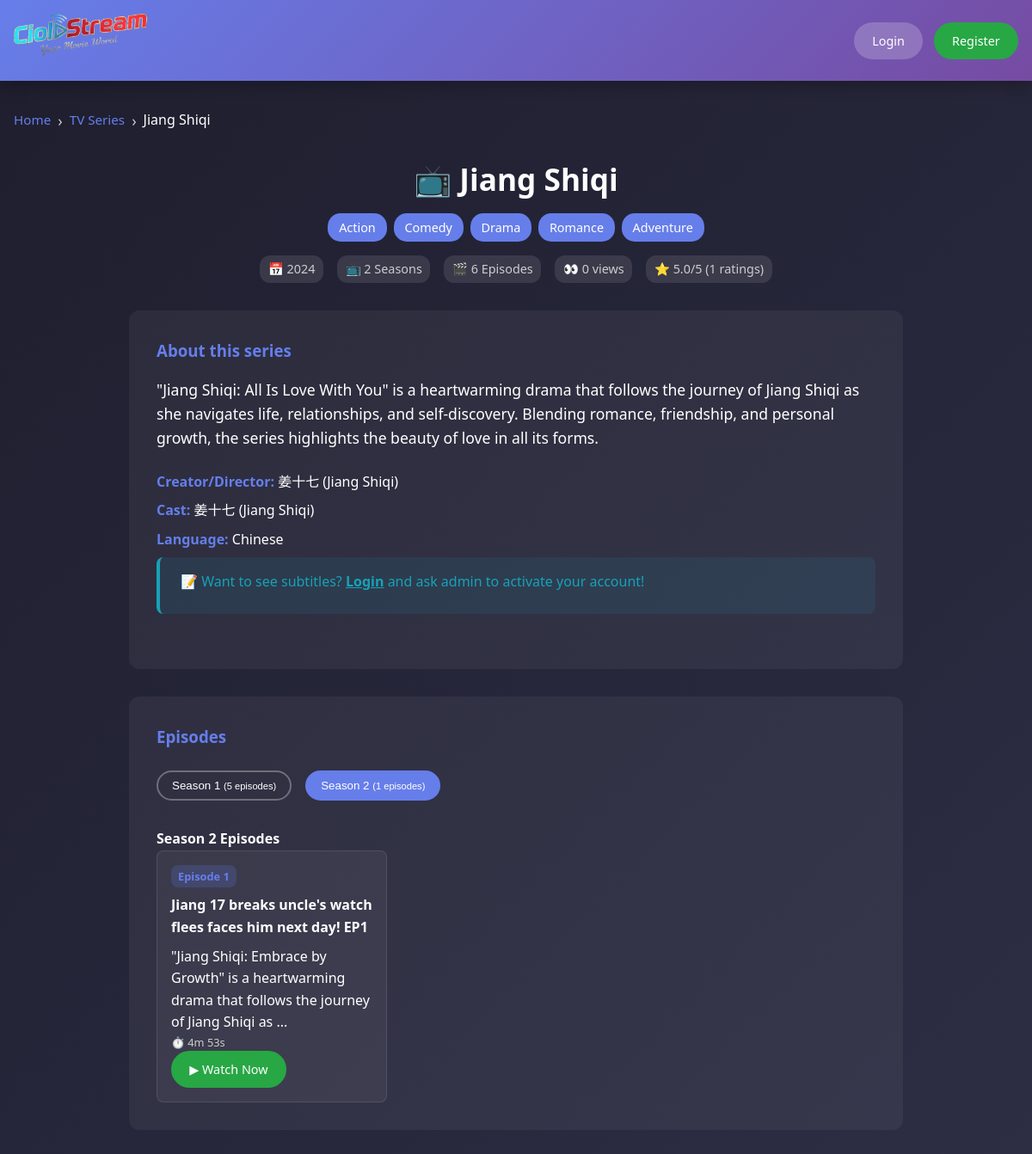
The page /series.php?id=4&season=2 on the database its author committed.
### tables this page shows
CREATE TABLE `series` (
  `id` int NOT NULL AUTO_INCREMENT,
  `title` varchar(255) NOT NULL,
  `description` text,
  `thumbnail_url` varchar(500) DEFAULT NULL,
  `release_year` year DEFAULT NULL,
  `imdb_rating` decimal(3,1) DEFAULT NULL,
  `language` varchar(50) DEFAULT 'English',
  `director` varchar(100) DEFAULT NULL,
  `cast` text,
  `tags` varchar(500) DEFAULT NULL,
  `view_count` int DEFAULT '0',
  `featured` tinyint(1) DEFAULT '0',
  `status` enum('active','inactive','coming_soon') DEFAULT 'active',
  `created_at` timestamp NULL DEFAULT CURRENT_TIMESTAMP,
  `updated_at` timestamp NULL DEFAULT CURRENT_TIMESTAMP ON UPDATE CURRENT_TIMESTAMP,
  PRIMARY KEY (`id`)
);

CREATE TABLE `seasons` (
  `id` int NOT NULL AUTO_INCREMENT,
  `series_id` int NOT NULL,
  `season_number` int NOT NULL,
  `title` varchar(255) DEFAULT NULL,
  `description` text,
  `thumbnail_url` varchar(500) DEFAULT NULL,
  `release_year` year DEFAULT NULL,
  `episode_count` int DEFAULT '0',
  `status` enum('active','inactive') DEFAULT 'active',
  `created_at` timestamp NULL DEFAULT CURRENT_TIMESTAMP,
  PRIMARY KEY (`id`),
  UNIQUE KEY `unique_series_season` (`series_id`,`season_number`),
  CONSTRAINT `seasons_ibfk_1` FOREIGN KEY (`series_id`) REFERENCES `series` (`id`) ON DELETE CASCADE
);

CREATE TABLE `videos` (
  `id` int NOT NULL AUTO_INCREMENT,
  `title` varchar(255) NOT NULL,
  `content_type` enum('movie','episode') DEFAULT 'movie',
  `series_id` int DEFAULT NULL,
  `season_id` int DEFAULT NULL,
  `episode_number` int DEFAULT NULL,
  `genre` varchar(100) NOT NULL,
  `youtube_id` varchar(50) NOT NULL,
  `description` text,
  `thumbnail_url` varchar(500) DEFAULT NULL,
  `duration_seconds` int DEFAULT '0',
  `release_year` year DEFAULT NULL,
  `imdb_rating` decimal(3,1) DEFAULT NULL,
  `language` varchar(50) DEFAULT 'English',
  `director` varchar(100) DEFAULT NULL,
  `cast` text,
  `tags` varchar(500) DEFAULT NULL,
  `view_count` int DEFAULT '0',
  `featured` tinyint(1) DEFAULT '0',
  `status` enum('active','inactive','coming_soon') DEFAULT 'active',
  `created_at` timestamp NULL DEFAULT CURRENT_TIMESTAMP,
  `updated_at` timestamp NULL DEFAULT CURRENT_TIMESTAMP ON UPDATE CURRENT_TIMESTAMP,
  PRIMARY KEY (`id`),
  UNIQUE KEY `unique_episode` (`series_id`,`season_id`,`episode_number`),
  KEY `idx_videos_content_type` (`content_type`),
  KEY `idx_videos_series` (`series_id`),
  KEY `idx_videos_season` (`season_id`),
  KEY `idx_videos_genre` (`genre`),
  KEY `idx_videos_status` (`status`),
  KEY `idx_videos_featured` (`featured`),
  CONSTRAINT `videos_ibfk_1` FOREIGN KEY (`series_id`) REFERENCES `series` (`id`) ON DELETE CASCADE,
  CONSTRAINT `videos_ibfk_2` FOREIGN KEY (`season_id`) REFERENCES `seasons` (`id`) ON DELETE CASCADE
);

### public/series.php (the view, shortened to what this page needs)
<?php
require_once '../config/database.php';
require_once '../includes/functions.php';
$series_id = isset($_GET['id']) ? (int)$_GET['id'] : 0;
$selected_season = isset($_GET['season']) ? (int)$_GET['season'] : 1;
$current_user = getCurrentUserSession($pdo);
$user_id = $current_user ? $current_user['user_id'] : null;
$user_status = $current_user ? $current_user['status'] : null;
$username = $current_user ? $current_user['username'] : null;
$expiry_date = $current_user ? $current_user['expiry_date'] : null;
try {
    $stmt = $pdo->prepare("
        SELECT s.*,
               COALESCE(AVG(r.rating), 0) as avg_rating,
               COUNT(r.rating) as rating_count,
               s.view_count
        FROM series s
        LEFT JOIN ratings r ON s.id = r.series_id
        WHERE s.id = ? AND s.status = 'active'
        GROUP BY s.id
    ");
    $stmt->execute([$series_id]);
    $series = $stmt->fetch();
} catch (Exception $e) {
    error_log("Error loading series: " . $e->getMessage());
    header('Location: index.php');
    exit;
}
try {
    $stmt = $pdo->prepare("
        SELECT GROUP_CONCAT(g.name SEPARATOR ', ') as genres
        FROM series_genres sg
        JOIN genres g ON sg.genre_id = g.id
        WHERE sg.series_id = ?
    ");
    $stmt->execute([$series_id]);
    $genre_result = $stmt->fetch();
    $series['genres'] = $genre_result ? $genre_result['genres'] : '';
} catch (Exception $e) {
    error_log("Error loading series genres: " . $e->getMessage());
    $series['genres'] = '';
}
try {
    $stmt = $pdo->prepare("
        SELECT s.*,
               COUNT(v.id) as episode_count
        FROM seasons s
        LEFT JOIN videos v ON s.id = v.season_id AND v.status = 'active' AND v.content_type = 'episode'
        WHERE s.series_id = ?
        GROUP BY s.id
        ORDER BY s.season_number
    ");
    $stmt->execute([$series_id]);
    $seasons = $stmt->fetchAll();
} catch (Exception $e) {
    error_log("Error loading seasons: " . $e->getMessage());
    $seasons = [];
}
$series['seasons'] = [];
foreach ($seasons as $season) {
    try {
        if ($user_id) {
            $episode_query = "
                SELECT v.*,
                       COALESCE(AVG(r.rating), 0) as avg_rating,
                       up.progress_seconds,
                       up.completed,
                       up.last_watched
                FROM videos v
                LEFT JOIN ratings r ON v.id = r.video_id
                LEFT JOIN user_progress up ON v.id = up.video_id AND up.user_id = ?
                WHERE v.season_id = ? AND v.status = 'active' AND v.content_type = 'episode'
                GROUP BY v.id, up.progress_seconds, up.completed, up.last_watched
                ORDER BY v.episode_number";
            $stmt = $pdo->prepare($episode_query);
            $stmt->execute([$user_id, $season['id']]);
        } else {
            $episode_query = "
                SELECT v.*,
                       COALESCE(AVG(r.rating), 0) as avg_rating
                FROM videos v
                LEFT JOIN ratings r ON v.id = r.video_id
                WHERE v.season_id = ? AND v.status = 'active' AND v.content_type = 'episode'
                GROUP BY v.id
                ORDER BY v.episode_number";
            $stmt = $pdo->prepare($episode_query);
            $stmt->execute([$season['id']]);
        }
        $season['episodes'] = $stmt->fetchAll();
        $series['seasons'][] = $season;
    } catch (Exception $e) {
        error_log("Error loading episodes for season {$season['id']}: " . $e->getMessage());
        $season['episodes'] = [];
        $series['seasons'][] = $season;
    }
}
$current_season = null;
foreach ($series['seasons'] as $season) {
    if ($season['season_number'] == $selected_season) {
        $current_season = $season;
        break;
    }
}
?>
<!DOCTYPE html>
<html lang="en">
<head>
    <link rel="stylesheet" href="../assets/css/style.css">
</head>
<body>
    <header>
        <nav class="navbar">
            <div class="nav-container">
                <div class="logo">
                    <a href="index.php">
                        <img src="../img/logo.png" alt="CiolStream" style="height: 50px; width: auto;">
                    </a>
                </div>
                <div class="nav-links">
                    <?php if ($username): ?>
                        <span class="welcome">Welcome, <?php echo htmlspecialchars($username); ?></span>
                        <span class="status status-<?php echo $user_status; ?>">
                            <?php echo ucfirst($user_status); ?> Member
                        </span>
                        <?php if ($expiry_date && $user_status === 'active'): ?>
                            <span class="expiry">Until: <?php echo date('M d, Y', strtotime($expiry_date)); ?></span>
                        <?php endif; ?>
                        <a href="../user/dashboard.php" class="btn">Dashboard</a>
                        <a href="../logout.php" class="btn">Logout</a>
                    <?php else: ?>
                        <a href="../login.php" class="btn">Login</a>
                        <a href="../register.php" class="btn btn-primary">Register</a>
                    <?php endif; ?>
                </div>
            </div>
        </nav>
    </header>
    <main>
        <div class="container">
            <?php
            $breadcrumbs = [
                ['title' => 'Home', 'url' => 'index.php'],
                ['title' => 'TV Series', 'url' => 'index.php?type=series'],
                ['title' => $series['title']]
            ];
            echo generateBreadcrumbs($breadcrumbs);
            ?>
            <div class="video-section">
                <div class="video-header">
                    <h1>📺 <?php echo htmlspecialchars($series['title']); ?></h1>
                    <div class="video-meta">
                        <span class="genre-tags">
                            <?php
                            if ($series['genres']) {
                                $genres = explode(', ', $series['genres']);
                                foreach ($genres as $genre):
                            ?>
                                <span class="genre-tag"><?php echo htmlspecialchars($genre); ?></span>
                            <?php endforeach; } ?>
                        </span>
                        <div class="video-info-row">
                            <?php if ($series['release_year']): ?>
                                <span class="info-item">📅 <?php echo $series['release_year']; ?></span>
                            <?php endif; ?>
                            <span class="info-item">📺 <?php echo count($series['seasons']); ?> Season<?php echo count($series['seasons']) != 1 ? 's' : ''; ?></span>
                            <?php
                            $total_episodes = 0;
                            foreach ($series['seasons'] as $season) {
                                $total_episodes += count($season['episodes']);
                            }
                            ?>
                            <span class="info-item">🎬 <?php echo $total_episodes; ?> Episodes</span>
                            <span class="info-item">👀 <?php echo number_format($series['view_count']); ?> views</span>
                            <?php if ($series['avg_rating'] > 0): ?>
                                <span class="info-item">⭐ <?php echo number_format($series['avg_rating'], 1); ?>/5 (<?php echo $series['rating_count']; ?> ratings)</span>
                            <?php endif; ?>
                        </div>
                    </div>
                </div>
                <div class="video-content">
                    <div class="video-details">
                        <h3>About this series</h3>
                        <div class="description">
                            <?php echo nl2br(htmlspecialchars($series['description'])); ?>
                        </div>
                        <?php if ($series['director']): ?>
                            <p><strong>Creator/Director:</strong> <?php echo htmlspecialchars($series['director']); ?></p>
                        <?php endif; ?>
                        <?php if ($series['cast']): ?>
                            <p><strong>Cast:</strong> <?php echo htmlspecialchars($series['cast']); ?></p>
                        <?php endif; ?>
                        <?php if ($series['language']): ?>
                            <p><strong>Language:</strong> <?php echo htmlspecialchars($series['language']); ?></p>
                        <?php endif; ?>
                        <?php if (!$user_id || !userCanAccessSubtitles($user_status)): ?>
                            <div class="alert alert-info">
                                <p>📝 Want to see subtitles? <a href="../login.php">Login</a> and ask admin to activate your account!</p>
                            </div>
                        <?php endif; ?>
                    </div>
                    <div class="series-navigation">
                        <h3>Episodes</h3>
                        <?php if (count($series['seasons']) > 1): ?>
                        <div class="seasons-list">
                            <?php foreach ($series['seasons'] as $season): ?>
                                <button class="season-btn <?php echo $season['season_number'] == $selected_season ? 'active' : ''; ?>"
                                        onclick="selectSeason(<?php echo $season['season_number']; ?>)">
                                    Season <?php echo $season['season_number']; ?>
                                    <small>(<?php echo count($season['episodes']); ?> episodes)</small>
                                </button>
                            <?php endforeach; ?>
                        </div>
                        <?php endif; ?>
                        <?php if ($current_season && !empty($current_season['episodes'])): ?>
                        <div id="episodes-container">
                            <h4>Season <?php echo $current_season['season_number']; ?> Episodes</h4>
                            <div class="episodes-grid">
                                <?php foreach ($current_season['episodes'] as $episode): ?>
                                    <div class="episode-item" onclick="window.location.href='watch.php?id=<?php echo $episode['id']; ?>'">
                                        <div class="episode-header">
                                            <span class="episode-number">Episode <?php echo $episode['episode_number']; ?></span>
                                        </div>
                                        <div class="episode-title"><?php echo htmlspecialchars($episode['title']); ?></div>
                                        <?php if ($episode['description']): ?>
                                            <div class="episode-description"><?php echo htmlspecialchars(substr($episode['description'], 0, 100)); ?>...</div>
                                        <?php endif; ?>
                                        <div class="episode-meta">
                                            <?php if ($episode['duration_seconds']): ?>
                                                <span>⏱️ <?php echo formatDuration($episode['duration_seconds']); ?></span>
                                            <?php endif; ?>
                                        </div>
                                        <div class="episode-actions">
                                            <a href="watch.php?id=<?php echo $episode['id']; ?>" class="btn btn-primary" onclick="event.stopPropagation()">
                                                ▶ Watch Now
                                            </a>
                                        </div>
                                    </div>
                                <?php endforeach; ?>
                            </div>
                        </div>
                        <?php else: ?>
                            <p>No episodes available for this season.</p>
                        <?php endif; ?>
                    </div>
                </div>
            </div>
        </div>
    </main>
</body>
</html>

### rows shown on the page
series: title "Jiang Shiqi", release_year "2024", view_count "0", description "\"Jiang Shiqi: All Is Love With You\" is a heartwarming drama that follows the journey of Jiang Shiqi as she navigates life, relationships, and self-discovery. Blending romance, friendship, and personal growth, the series highlights the beauty of love in all its forms.", director "姜十七 (Jiang Shiqi)", cast "姜十七 (Jiang Shiqi)", language "Chinese"
seasons: season_number "1", count($season['episodes']) "5"
seasons: season_number "2", count($season['episodes']) "1"
videos: episode_number "1", title "Jiang 17 breaks uncle's watch flees faces him next day! EP1", description "\"Jiang Shiqi: Embrace by Growth\" is a heartwarming drama that follows the journey of Jiang Shiqi as", duration_seconds "4m 53s"

### other values the page prints
$item['title'] "Jiang Shiqi"
$genre "Action"
$genre "Comedy"
$genre "Drama"
$genre "Romance"
$genre "Adventure"
count($series['seasons']) "2"
$total_episodes "6"
$series['avg_rating'] "5.0"
$series['rating_count'] "1"
